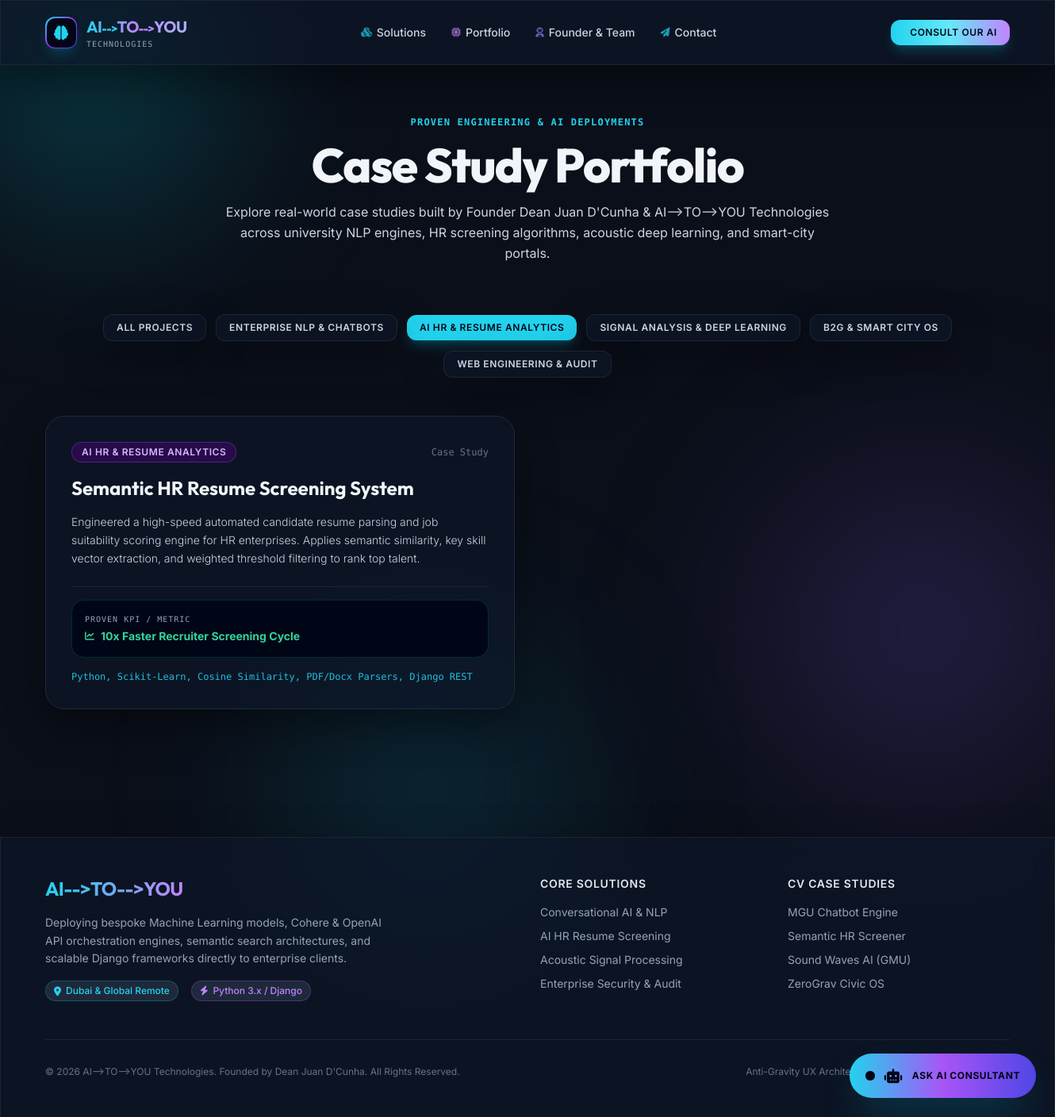
/portfolio/?category=hr, run on the app's committed database.
### core/models.py (models this page shows, shortened)
class PortfolioProject(models.Model):
    CATEGORY_CHOICES = [
        ("nlp", "Enterprise NLP & Chatbots"),
        ("hr", "AI HR & Resume Analytics"),
        ("deep_learning", "Signal Analysis & Deep Learning"),
        ("b2g", "B2G & Smart City OS"),
        ("qa", "Web Engineering & Audit"),
    ]
    title = models.CharField(max_length=300)
    category = models.CharField(max_length=50, choices=CATEGORY_CHOICES, default="nlp")
    summary = models.TextField()
    impact_metric = models.CharField(
        max_length=300,
        help_text="Quantifiable KPI or achievement (e.g. '98% candidate matching precision')",
    )
    project_url = models.URLField(blank=True, default="#")
    tech_used = models.CharField(
        max_length=300,
        default="Python, Django, Cohere, Tailwind CSS",
        help_text="Tech stack used for this project",
    )
    created_at = models.DateTimeField(auto_now_add=True)
    class Meta:
        ordering = ["-created_at"]
        verbose_name_plural = "Portfolio Projects"
    @property
    def category_label(self):
        return self.get_category_display()

### core/views.py (the view)
# urls.py: path("portfolio/", views.portfolio_page, name="portfolio"),
@require_GET
def portfolio_page(request):
    category = request.GET.get("category", "")
    if category:
        projects = PortfolioProject.objects.filter(category=category)
    else:
        projects = PortfolioProject.objects.all()
    context = {
        "projects": projects,
        "current_category": category,
        "categories": PortfolioProject.CATEGORY_CHOICES,
        "page_title": "Featured Case Studies & Portfolio | AI-->TO-->YOU",
    }
    return render(request, "portfolio.html", context)

### core/templates/portfolio.html (shortened to what this page needs)
{% extends 'base.html' %}
{% block content %}
<section class="py-16 relative z-10">
    <div class="max-w-7xl mx-auto px-4 sm:px-6 lg:px-8">
        <div class="text-center max-w-3xl mx-auto mb-16 space-y-4">
            <h1 class="text-xs font-semibold uppercase tracking-widest text-cyan-400 font-mono">Proven Engineering &amp; AI Deployments</h1>
            <h2 class="text-4xl sm:text-6xl font-extrabold font-['Outfit'] tracking-tight">
                Case Study Portfolio
            </h2>
            <p class="text-slate-300 text-base leading-relaxed">
                Explore real-world case studies built by Founder Dean Juan D'Cunha &amp; AI--&gt;TO--&gt;YOU Technologies across university NLP engines, HR screening algorithms, acoustic deep learning, and smart-city portals.
            </p>
        </div>
        <div class="flex flex-wrap items-center justify-center gap-3 mb-12">
            <a href="{% url 'core:portfolio' %}"
               class="px-4 py-2 rounded-xl text-xs font-semibold uppercase tracking-wider transition-all {% if not current_category %}bg-cyan-400 text-slate-950 shadow-lg shadow-cyan-500/25{% else %}glass-panel text-slate-300 hover:text-cyan-400{% endif %}">
                All Projects
            </a>
            {% for code, label in categories %}
            <a href="{% url 'core:portfolio' %}?category={{ code }}"
               class="px-4 py-2 rounded-xl text-xs font-semibold uppercase tracking-wider transition-all {% if current_category == code %}bg-cyan-400 text-slate-950 shadow-lg shadow-cyan-500/25{% else %}glass-panel text-slate-300 hover:text-cyan-400{% endif %}">
                {{ label }}
            </a>
            {% endfor %}
        </div>
        <div class="grid grid-cols-1 md:grid-cols-2 gap-8">
            {% for project in projects %}
            <div class="glass-panel glass-card-glow p-8 rounded-3xl flex flex-col justify-between space-y-6 relative border border-slate-800">
                <div class="space-y-4">
                    <div class="flex items-center justify-between">
                        <span class="text-xs font-semibold uppercase tracking-wider text-purple-300 bg-purple-950/60 px-3 py-1 rounded-full border border-purple-500/30">
                            {{ project.category_label }}
                        </span>
                        <span class="text-xs text-slate-500 font-mono">Case Study</span>
                    </div>
                    <h3 class="text-2xl font-bold font-['Outfit'] text-slate-100">
                        {{ project.title }}
                    </h3>
                    <p class="text-sm text-slate-300 leading-relaxed font-light">
                        {{ project.summary }}
                    </p>
                </div>
                <div class="space-y-4 pt-4 border-t border-slate-800/80">
                    <div class="p-4 rounded-2xl bg-slate-950/90 border border-emerald-500/20">
                        <div class="text-[10px] uppercase tracking-widest text-slate-400 font-mono">Proven KPI / Metric</div>
                        <div class="text-sm font-bold text-emerald-400 flex items-center space-x-2 mt-1">
                            <i class="fa-solid fa-chart-line text-xs"></i>
                            <span>{{ project.impact_metric }}</span>
                        </div>
                    </div>
                    <div class="flex items-center justify-between text-xs text-slate-400">
                        <span class="font-mono text-cyan-400/90">{{ project.tech_used }}</span>
                    </div>
                </div>
            </div>
            {% empty %}
            <div class="col-span-2 text-center py-12 glass-panel rounded-3xl">
                <p class="text-slate-400">No projects found in this category.</p>
            </div>
            {% endfor %}
        </div>
    </div>
</section>
{% endblock %}

### core/templates/base.html (style rules this page uses)
body { background-color: #0b0f19; color: #f1f5f9; font-family: 'Inter', sans-serif; overflow-x: hidden; }
.glass-panel { background: rgba(15, 23, 42, 0.65); backdrop-filter: blur(16px); -webkit-backdrop-filter: blur(16px); border: 1px solid rgba(255, 255, 255, 0.08); box-shadow: 0 20px 50px rgba(0, 0, 0, 0.4); }
.glass-card-glow { position: relative; transition: all 0.4s cubic-bezier(0.16, 1, 0.3, 1); }

### data on the page
PortfolioProject: category_label "AI HR & RESUME ANALYTICS", title "Semantic HR Resume Screening System", summary "Engineered a high-speed automated candidate resume parsing and job suitability scoring engine for HR enterprises. Applies semantic similarity, key skill vector extraction, and weighted threshold filtering to rank top talent.", impact_metric "10x Faster Recruiter Screening Cycle", tech_used "Python, Scikit-Learn, Cosine Similarity, PDF/Docx Parsers, Django REST"

### other printed values
{{ label }} "ENTERPRISE NLP & CHATBOTS" "AI HR & RESUME ANALYTICS" "SIGNAL ANALYSIS & DEEP LEARNING" "B2G & SMART CITY OS" "WEB ENGINEERING & AUDIT"
